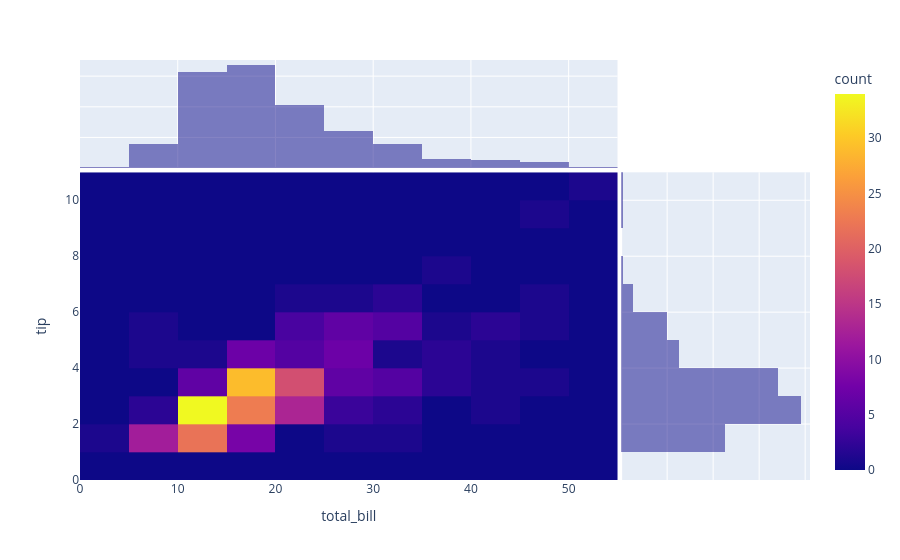

Notebook code cell kept with this figure:
### Code cell
# Marginal plots can be added to visualize the 1-dimensional distributions of the two variables.
# Here we use a marginal histogram. Other allowable values are violin, box and rug.

import plotly.express as px
df = px.data.tips()

fig = px.density_heatmap(df, x="total_bill", y="tip", marginal_x="histogram", marginal_y="histogram")
fig.show()

### Figure 1 — Plotly figure (JSON) as saved in the notebook; plotly's stock layout.template omitted (floating-point values rounded to 4 significant figures; data arrays with more than 128 entries replaced by an {"elided": "..."} marker saying what was removed)
{"data": [{"coloraxis": "coloraxis", "hovertemplate": "total_bill=%{x}<br>tip=%{y}<br>count=%{z}<extra></extra>", "name": "", "type": "histogram2d", "x": {"elided": "244 float values"}, "xaxis": "x", "xbingroup": "x", "y": {"elided": "244 float values"}, "yaxis": "y", "ybingroup": "y"}, {"bingroup": "x", "hovertemplate": "total_bill=%{x}<br>count=%{y}<extra></extra>", "legendgroup": "", "marker": {"color": "#0d0887"}, "name": "", "opacity": 0.5, "showlegend": false, "type": "histogram", "x": {"elided": "244 float values"}, "xaxis": "x3", "yaxis": "y3"}, {"bingroup": "y", "hovertemplate": "tip=%{y}<br>count=%{x}<extra></extra>", "legendgroup": "", "marker": {"color": "#0d0887"}, "name": "", "opacity": 0.5, "showlegend": false, "type": "histogram", "xaxis": "x2", "y": {"elided": "244 float values"}, "yaxis": "y2"}], "layout": {"barmode": "overlay", "coloraxis": {"colorbar": {"title": {"text": "count"}}, "colorscale": [[0, "#0d0887"], [0.1111, "#46039f"], [0.2222, "#7201a8"], [0.3333, "#9c179e"], [0.4444, "#bd3786"], [0.5556, "#d8576b"], [0.6667, "#ed7953"], [0.7778, "#fb9f3a"], [0.8889, "#fdca26"], [1, "#f0f921"]]}, "legend": {"tracegroupgap": 0}, "margin": {"t": 60}, "xaxis": {"anchor": "y", "domain": [0, 0.7363], "title": {"text": "total_bill"}}, "xaxis2": {"anchor": "y2", "domain": [0.7413, 1], "matches": "x2", "showgrid": true, "showline": false, "showticklabels": false, "ticks": ""}, "xaxis3": {"anchor": "y3", "domain": [0, 0.7363], "matches": "x", "showgrid": true, "showticklabels": false}, "xaxis4": {"anchor": "y4", "domain": [0.7413, 1], "matches": "x2", "showgrid": true, "showline": false, "showticklabels": false, "ticks": ""}, "yaxis": {"anchor": "x", "domain": [0, 0.7326], "title": {"text": "tip"}}, "yaxis2": {"anchor": "x2", "domain": [0, 0.7326], "matches": "y", "showgrid": true, "showticklabels": false}, "yaxis3": {"anchor": "x3", "domain": [0.7426, 1], "matches": "y3", "showgrid": true, "showline": false, "showticklabels": false, "ticks": ""}, "yaxis4": {"anchor": "x4", "domain": [0.7426, 1], "matches": "y3", "showgrid": true, "showline": false, "showticklabels": false, "ticks": ""}}}
